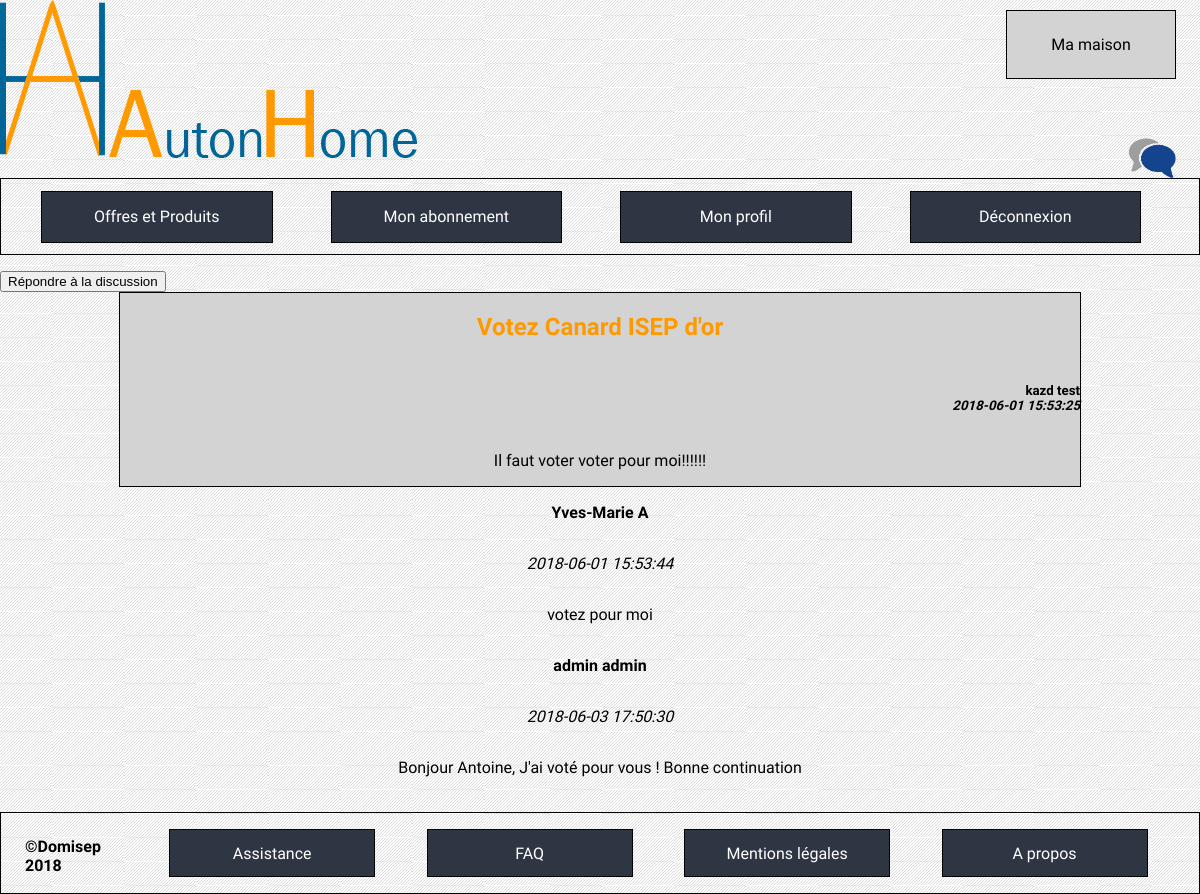
Screenshot of /index.php?cible=forummessage&id=26 (signed in) with the database file from the repository.
### tables this page shows
CREATE TABLE `forum_discussion` (
  `ID` int(11) NOT NULL,
  `topic` text NOT NULL,
  `text` text NOT NULL,
  `id_user` int(11) NOT NULL,
  `dateTime` datetime NOT NULL
);

CREATE TABLE `user` (
  `ID` int(11) NOT NULL,
  `firstName` varchar(100) NOT NULL,
  `lastName` varchar(100) NOT NULL,
  `mail` varchar(100) NOT NULL,
  `password` varchar(255) NOT NULL,
  `phoneNumber` varchar(10) NOT NULL,
  `addressNumber` int(4) NOT NULL,
  `addressStreet` varchar(100) NOT NULL,
  `addressZipCode` int(10) NOT NULL,
  `addressCity` varchar(100) NOT NULL,
  `addressCountry` varchar(100) NOT NULL,
  `type` varchar(100) NOT NULL
);

CREATE TABLE `forum_message` (
  `ID` int(11) NOT NULL,
  `text` text NOT NULL,
  `id_user` int(10) NOT NULL,
  `id_discussion` int(10) NOT NULL,
  `dateTime` datetime NOT NULL
);

### controleurs/forummessage.php (called while the page is built, shortened)
<?php
if(isLoggedAsAdmin()){
    $status="AD";
    $section = 'forumMessage';
    $value = getInfos($bdd, $_GET["id"]);
    $text = getMessages($bdd, $_GET["id"]);
}
elseif (isLoggedAsUser()){
    $value = getInfos($bdd, $_GET["id"]);
    $text = getMessages($bdd, $_GET["id"]);
}
else{
    $status="UU";
}
include('vues/forummessage.php');

### index.php (called while the page is built, shortened)
<?php
if(isset($_GET['cible']) && !empty($_GET['cible'])) {
    $url = $_GET['cible'];
} else {
    $url = 'accueil';
}
include('controleurs/' . $url . '.php');

### modele/forumMessage.php (called while the page is built, shortened)
<?php
function getInfos(PDO $bdd, $id_topic){
    $statement = $bdd->prepare('SELECT firstName, lastName, dateTime, topic, text FROM forum_discussion JOIN user ON user.ID = forum_discussion.id_user WHERE forum_discussion.ID = :id_topic');
    $statement ->bindParam(":id_topic", $id_topic);
    $statement -> execute();
    $infos = $statement->fetchAll();
    return ($infos);
}
function getMessages(PDO $bdd,$id_discussion ) {
    $statement = $bdd->prepare('SELECT firstName, lastName, forum_message.dateTime, forum_message.text FROM forum_message INNER JOIN forum_discussion ON forum_discussion.ID = forum_message.id_discussion INNER JOIN user ON user.ID = forum_message.id_user WHERE forum_discussion.ID = :id_discussion');
    $statement ->bindParam(":id_discussion", $id_discussion);
    $statement->execute();
    $messages = $statement->fetchAll();;
    return ($messages);
}

### vues/forummessage.php (the view, shortened to what this page needs)
    <a href="index.php?cible=repondrediscussion&id=<?php echo($_GET["id"]) ?>"> <button class="repondre_discussion" type="submit" name="submit"> Répondre à la discussion </button> </a>
    <div class="topic"> <?php foreach ($value as $element){ ?>
        <h2> <?php echo($element["topic"]); ?> </h2>
            <h5> <?php echo($element["firstName"]); ?>   <?php echo($element["lastName"]); ?> </br> <span class="date"> <?php echo($element["dateTime"]); ?> </span></h5>
        <?php } ?>
        <p class="text"><?php echo($element["text"]); ?></p>
        </div>
        <div class="answers"> <?php foreach ($text as $element){ ?>
                <p class="name"> <?php echo($element[0]);?>  <?php echo($element[1]);?> </p> <p class="date"> <?php echo($element[2]);?> </p>
        <p> <?php echo($element[3]);?> </p>
        <?php } ?>
        </div>
<?php
    require('vues/footer.php');
?>

### vues/CSS/all.css (style rules this page uses)
body { font-family: 'Muli', sans-serif; background: url("../../ressources/pictures/fondblanc.jpg") fixed ; margin: 0; }

### vues/CSS/forummessage.css (style rules this page uses)
h2 { text-align: center; color: #ff9900; }
h5 { text-align: right; }
.text { text-align: center; }
.topic { display:flex; flex-direction: column; justify-content: center; border: 0.5px solid black; margin: auto; height: auto; width: 80%; background-color: lightgray; }
.answers { text-align: center; display:flex; flex-direction: column; justify-content: center; margin: auto; height: auto; width: 80%; }
.date { font-style: italic; }
.name { font-weight: bold; }

### rows the page displays
forum_discussion: topic "Votez Canard ISEP d'or", id_user.firstName "kazd", id_user.lastName "test", dateTime "2018-06-01 15:53:25", text "Il faut voter voter pour moi!!!!!!"
forum_message: id_user.firstName "Yves-Marie", id_user.lastName "A", dateTime "2018-06-01 15:53:44", text "votez pour moi"
forum_message: id_user.firstName "admin", id_user.lastName "admin", dateTime "2018-06-03 17:50:30", text "Bonjour Antoine, J'ai voté pour vous ! Bonne continuation"
